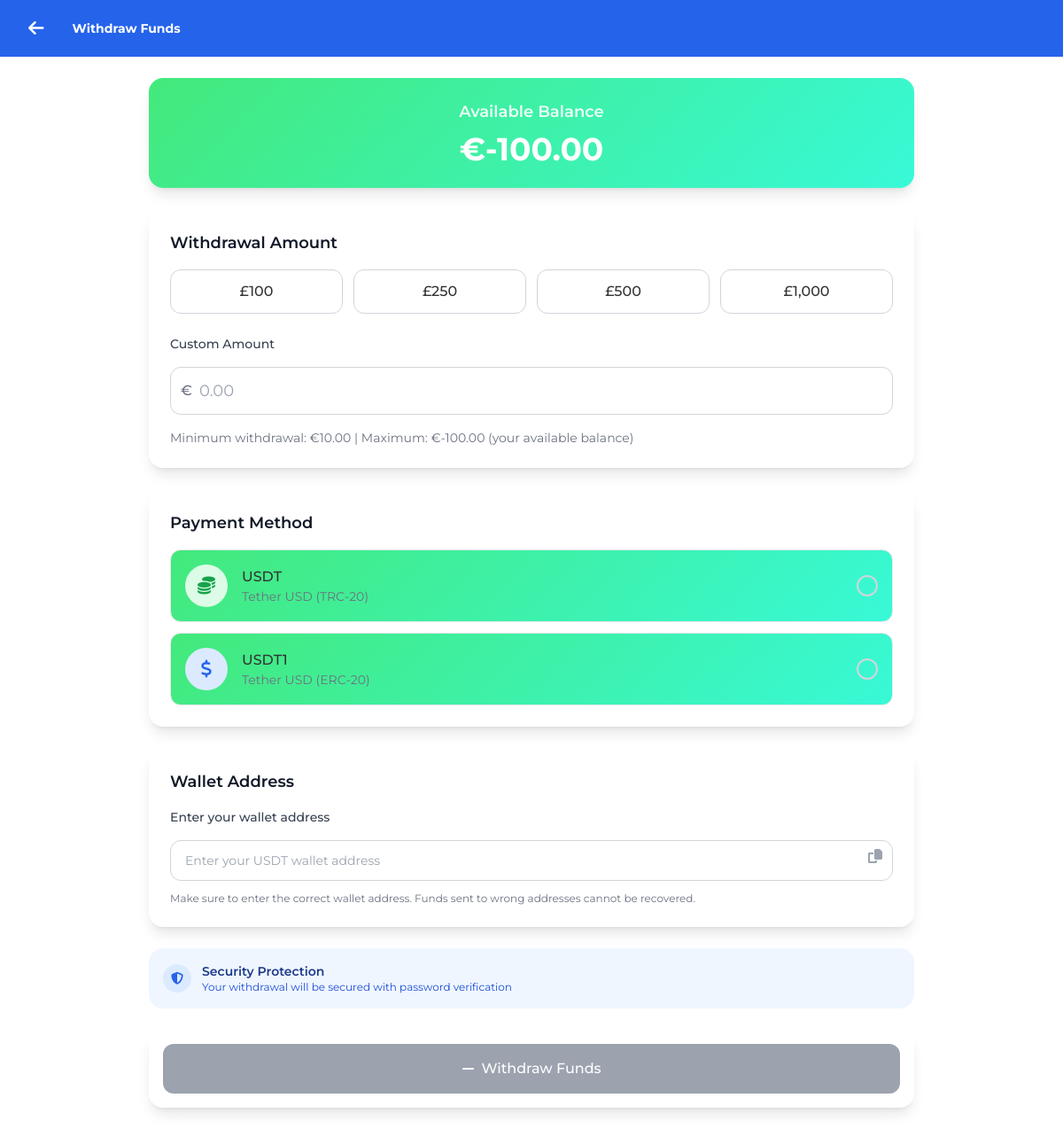
The page /withdraw (signed in) on the database as committed earlier.
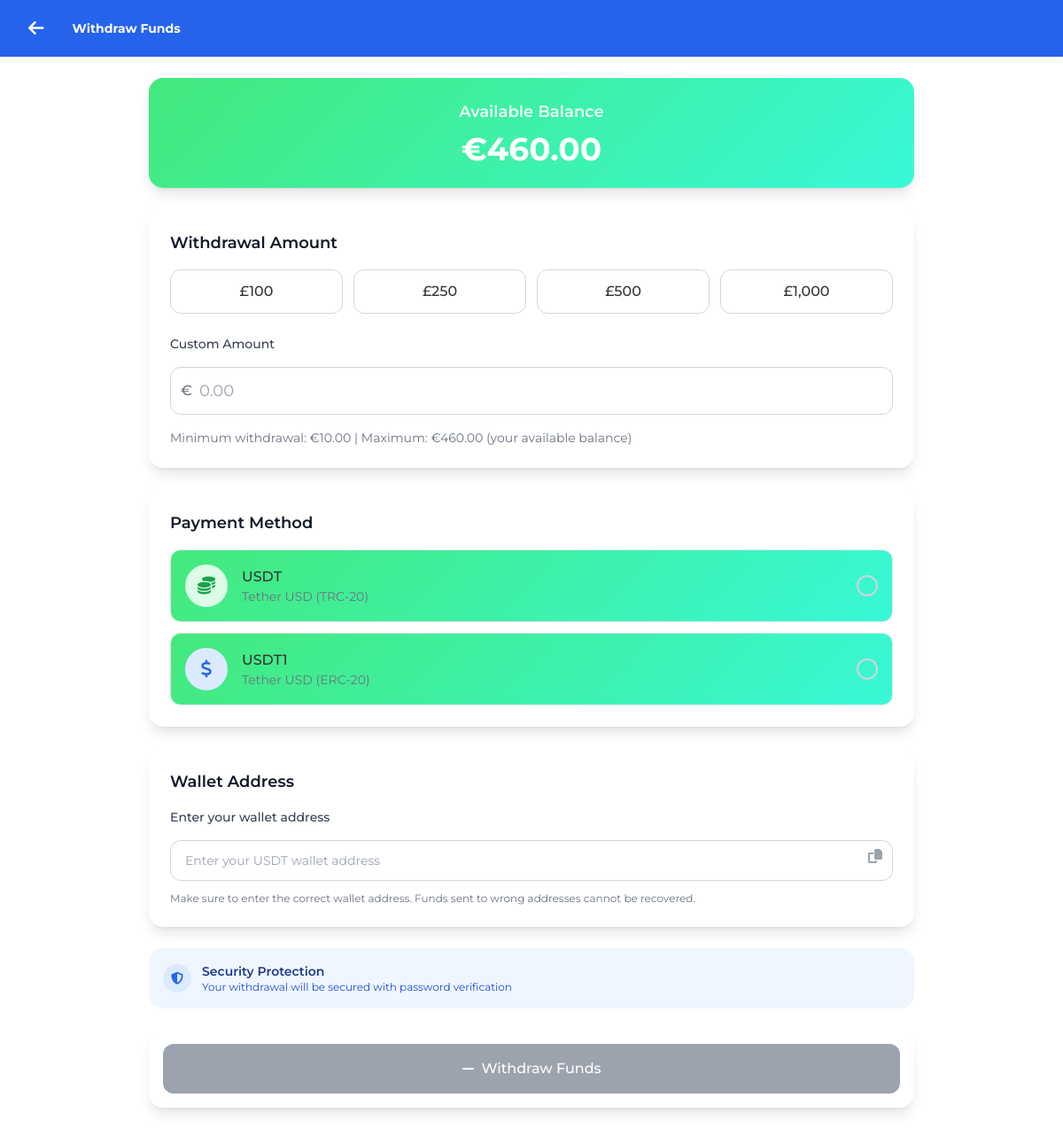
The same page on the database as committed later.
### hotel_app/models.py (models this page shows, shortened)
class User(db.Model, UserMixin):
    __tablename__ = 'user'
    id = db.Column(db.Integer, primary_key=True)
    nickname = db.Column(db.String(80))
    user_id = db.Column(db.String(6), unique=True)
    agent_id = db.Column(db.String(6), unique=True)
    contact = db.Column(db.String(20))
    invitation_code = db.Column(db.String(20))
    member_points = db.Column(db.Integer, default=0)
    trial_bonus = db.Column(db.Float, default=564.00)
    balance = db.Column(db.Float, default=0.00)
    total_deposits = db.Column(db.Float, default=0.0)
    vip_level = db.Column(db.String(10), default='VIP0')
    withdrawal_password = db.Column(db.String(100))
    password_hash = db.Column(db.String(100))
    is_active = db.Column(db.Boolean, default=False)
    created_at = db.Column(db.DateTime, default=datetime.utcnow)
    session_locked = db.Column(db.Boolean, default=False)
    total_commission_earned = db.Column(db.Float, default=0.0)
    first_session_completed = db.Column(db.Boolean, default=False)
    session_reset_date = db.Column(db.String)
    bound_wallet_type = db.Column(db.String(20))
    max_first_session_reservations = db.Column(db.Integer, default=35)
    wallet_bound_at = db.Column(db.DateTime)
    second_session_reservations_count = db.Column(db.Integer, default=0)
    second_session_commission = db.Column(db.Float, default=0.0)
    bound_wallet_address = db.Column(db.String(200))
    first_session_commission = db.Column(db.Float, default=0.0)
    first_session_reservations_count = db.Column(db.Integer, default=0)
    current_session = db.Column(db.String(10), default='first')
    revolut_name = db.Column(db.String(100))
    revolut_iban = db.Column(db.String(50))
    revolut_revtag = db.Column(db.String(20))
    ip_address = db.Column(db.String(45))
    country = db.Column(db.String(100))
    country_code = db.Column(db.String(2))
    region = db.Column(db.String(100))
    city = db.Column(db.String(100))
    latitude = db.Column(db.Float)
    longitude = db.Column(db.Float)
    timezone = db.Column(db.String(50))
    isp = db.Column(db.String(255))
    last_location_update = db.Column(db.DateTime, default=datetime.utcnow)
    reservations = db.relationship(
        'Reservation',
        backref='user',
        lazy='dynamic',
        cascade='all, delete-orphan',
        passive_deletes=True
    )
    deposit_requests = db.relationship(
        'DepositRequest',
        backref='user',
        lazy='dynamic'
    )
    withdrawal_requests = db.relationship(
        'WithdrawalRequest',
        backref='user',
        lazy='dynamic'
    )
    hotel_assignments = db.relationship(
        'UserHotelAssignment',
        foreign_keys='UserHotelAssignment.user_id',
        backref='user',
        lazy='dynamic',
        cascade='all, delete-orphan',
        passive_deletes=True
    )
    hotel_ratings = db.relationship(
        'UserHotelRating',
        backref='user',
        lazy='dynamic'
    )
    golden_eggs = db.relationship(
        'GoldenEgg',
        foreign_keys='GoldenEgg.user_id',
        backref='recipient',
        lazy='dynamic'
    )

### hotel_app/routes.py (the view, shortened to what this page needs)
@app.route('/withdraw', methods=['GET', 'POST'])
def withdraw():
    if 'user_id' not in session:
        return redirect(url_for('login'))
    user = User.query.get(session['user_id'])
    if not user:
        flash('User not found', 'error')
        return redirect(url_for('login'))
    return render_template('withdraw.html', user=user)

### hotel_app/__init__.py (called while the page is built)
@login_manager.user_loader
def load_user(user_id):
    return User.query.get(int(user_id))

### hotel_app/routes.py (called while the page is built)
@app.before_request
def check_admin_routes():
    if request.endpoint and request.endpoint.startswith('admin_') and request.endpoint != 'admin_login':
        if 'admin_id' not in session:
            return redirect(url_for('admin_login'))

### hotel_app/templates/withdraw.html (shortened to what the changed rows need)
<!DOCTYPE html>
<html lang="en">
    <head>
        <link rel="stylesheet" href="https://cdnjs.cloudflare.com/ajax/libs/font-awesome/6.4.0/css/all.min.css">
        <link rel="stylesheet" href="{{ url_for('static', filename='css/user.css') }}">
        <link rel="stylesheet" href="{{ url_for('static', filename='css/translate.css') }}">
        <script src="https://cdn.tailwindcss.com"></script>
    </head>
    <body class="luxury-bg min-h-screen">
        <header class="sticky h-16 top-0 z-50 bg-[#2563eb] shadow-sm py-2 md:py-4 px-4 md:px-8">
            <div class="flex items-center justify-start gap-8 text-white h-full">
                <h1 data-translate class="text-white text-sm md:text-md font-bold">Withdraw Funds</h1>
            </div>
        </header>
        <div class="max-w-4xl mx-auto px-4 py-6 space-y-6">
            <div class="withdraw-gradient rounded-2xl shadow-lg p-6 text-white">
                <div class="text-center">
                    <div class="mt-2">
                        <span class="text-3xl md:text-4xl font-bold">€{{ "%.2f"|format(user.balance) }}</span>
                    </div>
                </div>
            </div>
            <form method="POST" onsubmit="return handleWithdrawFormSubmit(event)">
                <div class="bg-white rounded-2xl shadow-lg p-6 mb-6">
                    <div class="space-y-4">
                        <label data-translate class="block text-sm font-medium text-gray-700">Custom Amount</label>
                        <div class="relative">
                            <span
                                class="absolute left-3 top-1/2 transform -translate-y-1/2 text-gray-500 font-medium">€</span>
                            <input type="number" id="customAmount" name="amount" placeholder="0.00" required
                                class="w-full pl-8 pr-4 py-3 border border-gray-300 rounded-xl focus:ring-2 focus:ring-green-500 focus:border-transparent text-lg"
                                min="10" max="{{ user.balance }}" step="0.01">
                        </div>
                        <p data-translate class="text-sm text-gray-500">Minimum withdrawal: €10.00 | Maximum: €{{
                            "%.2f"|format(user.balance) }} (your available balance)</p>
                    </div>
                </div>
            </form>
        </div>
    </body>
</html>

Rows that differ between the two databases and show on the page:
changed User: balance "-100.00" → "460.00"
